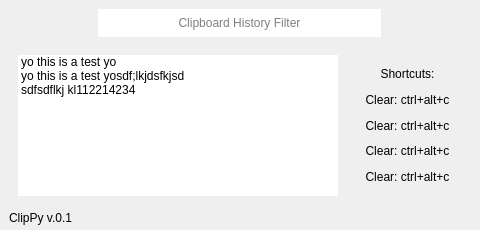
<?xml version="1.0" encoding="UTF-8"?>
<ui version="4.0">
 <class>MainWindow</class>
 <widget class="QMainWindow" name="MainWindow">
  <property name="geometry">
   <rect>
    <x>0</x>
    <y>0</y>
    <width>480</width>
    <height>230</height>
   </rect>
  </property>
  <property name="windowTitle">
   <string>MainWindow</string>
  </property>
  <widget class="QWidget" name="centralwidget">
   <property name="styleSheet">
    <string notr="true">border: none;</string>
   </property>
   <layout class="QVBoxLayout" name="verticalLayout">
    <property name="spacing">
     <number>0</number>
    </property>
    <property name="leftMargin">
     <number>0</number>
    </property>
    <property name="topMargin">
     <number>0</number>
    </property>
    <property name="rightMargin">
     <number>0</number>
    </property>
    <property name="bottomMargin">
     <number>0</number>
    </property>
    <item>
     <widget class="QFrame" name="mainFrame">
      <property name="styleSheet">
       <string notr="true">/*Globals*/
QLabel{
	color: grey;
}

QFrame{

}

/*Frames*/
#mainFrame{
	background-color:  #2F343F;
}

/*Objects*/
#searchBar{
	background-color: #262A32;
	border-radius: 5px;
	color:  #A0A0A0;
}

#settingsBtn{
	image: url(:/Icons/icons/icon_settings.png);
	background-color: transparent;
	border: none;
}

#clipsListWidget{
	background-color: transparent;
	color:  #A0A0A0;
}\




</string>
      </property>
      <property name="frameShape">
       <enum>QFrame::StyledPanel</enum>
      </property>
      <property name="frameShadow">
       <enum>QFrame::Raised</enum>
      </property>
      <layout class="QVBoxLayout" name="verticalLayout_2">
       <property name="spacing">
        <number>0</number>
       </property>
       <property name="topMargin">
        <number>0</number>
       </property>
       <property name="bottomMargin">
        <number>0</number>
       </property>
       <item>
        <widget class="QFrame" name="searchBarFrame">
         <property name="maximumSize">
          <size>
           <width>16777215</width>
           <height>50</height>
          </size>
         </property>
         <property name="styleSheet">
          <string notr="true"/>
         </property>
         <property name="frameShape">
          <enum>QFrame::StyledPanel</enum>
         </property>
         <property name="frameShadow">
          <enum>QFrame::Raised</enum>
         </property>
         <layout class="QHBoxLayout" name="horizontalLayout">
          <property name="spacing">
           <number>0</number>
          </property>
          <item>
           <widget class="QLineEdit" name="searchBar">
            <property name="minimumSize">
             <size>
              <width>283</width>
              <height>28</height>
             </size>
            </property>
            <property name="maximumSize">
             <size>
              <width>283</width>
              <height>28</height>
             </size>
            </property>
            <property name="styleSheet">
             <string notr="true"/>
            </property>
            <property name="alignment">
             <set>Qt::AlignCenter</set>
            </property>
            <property name="placeholderText">
             <string>Clipboard History Filter</string>
            </property>
           </widget>
          </item>
         </layout>
        </widget>
       </item>
       <item>
        <widget class="QFrame" name="displayFrame">
         <property name="frameShape">
          <enum>QFrame::StyledPanel</enum>
         </property>
         <property name="frameShadow">
          <enum>QFrame::Raised</enum>
         </property>
         <layout class="QHBoxLayout" name="horizontalLayout_3">
          <item>
           <widget class="QListWidget" name="clipsListWidget">
            <property name="maximumSize">
             <size>
              <width>320</width>
              <height>16777215</height>
             </size>
            </property>
            <property name="styleSheet">
             <string notr="true">QListWidget{

border-right:  1px solid 4F576C;
}

QListWidget::item:selected {
background-color:  #495366;
}</string>
            </property>
            <item>
             <property name="text">
              <string>yo this is a test yo</string>
             </property>
            </item>
            <item>
             <property name="text">
              <string>yo this is a test yosdf;lkjdsfkjsd</string>
             </property>
            </item>
            <item>
             <property name="text">
              <string>sdfsdflkj kl112214234</string>
             </property>
            </item>
           </widget>
          </item>
          <item>
           <widget class="Line" name="verticalSeparator">
            <property name="styleSheet">
             <string notr="true"/>
            </property>
            <property name="orientation">
             <enum>Qt::Vertical</enum>
            </property>
           </widget>
          </item>
          <item>
           <widget class="QFrame" name="shortcutsFrame">
            <property name="styleSheet">
             <string notr="true"/>
            </property>
            <property name="frameShape">
             <enum>QFrame::StyledPanel</enum>
            </property>
            <property name="frameShadow">
             <enum>QFrame::Raised</enum>
            </property>
            <layout class="QVBoxLayout" name="verticalLayout_3">
             <item>
              <widget class="QLabel" name="shortcutTitleLabel">
               <property name="text">
                <string>Shortcuts:</string>
               </property>
               <property name="alignment">
                <set>Qt::AlignCenter</set>
               </property>
              </widget>
             </item>
             <item>
              <widget class="QLabel" name="shortcutLabel1">
               <property name="text">
                <string>Clear: ctrl+alt+c</string>
               </property>
               <property name="alignment">
                <set>Qt::AlignCenter</set>
               </property>
              </widget>
             </item>
             <item>
              <widget class="QLabel" name="shortcutLabel2">
               <property name="text">
                <string>Clear: ctrl+alt+c</string>
               </property>
               <property name="alignment">
                <set>Qt::AlignCenter</set>
               </property>
              </widget>
             </item>
             <item>
              <widget class="QLabel" name="shortcutLabel3">
               <property name="text">
                <string>Clear: ctrl+alt+c</string>
               </property>
               <property name="alignment">
                <set>Qt::AlignCenter</set>
               </property>
              </widget>
             </item>
             <item>
              <widget class="QLabel" name="shortcutLabel4">
               <property name="text">
                <string>Clear: ctrl+alt+c</string>
               </property>
               <property name="alignment">
                <set>Qt::AlignCenter</set>
               </property>
              </widget>
             </item>
            </layout>
           </widget>
          </item>
         </layout>
        </widget>
       </item>
       <item>
        <widget class="QFrame" name="bottomFrame">
         <property name="minimumSize">
          <size>
           <width>25</width>
           <height>25</height>
          </size>
         </property>
         <property name="maximumSize">
          <size>
           <width>1000000</width>
           <height>25</height>
          </size>
         </property>
         <property name="styleSheet">
          <string notr="true"/>
         </property>
         <property name="frameShape">
          <enum>QFrame::StyledPanel</enum>
         </property>
         <property name="frameShadow">
          <enum>QFrame::Raised</enum>
         </property>
         <layout class="QHBoxLayout" name="horizontalLayout_2">
          <property name="leftMargin">
           <number>0</number>
          </property>
          <property name="topMargin">
           <number>0</number>
          </property>
          <property name="rightMargin">
           <number>0</number>
          </property>
          <property name="bottomMargin">
           <number>0</number>
          </property>
          <item>
           <widget class="QLabel" name="statusLabel">
            <property name="styleSheet">
             <string notr="true">border: none;</string>
            </property>
            <property name="text">
             <string>ClipPy v.0.1</string>
            </property>
           </widget>
          </item>
          <item>
           <widget class="QPushButton" name="settingsBtn">
            <property name="minimumSize">
             <size>
              <width>20</width>
              <height>20</height>
             </size>
            </property>
            <property name="maximumSize">
             <size>
              <width>20</width>
              <height>20</height>
             </size>
            </property>
            <property name="cursor">
             <cursorShape>PointingHandCursor</cursorShape>
            </property>
            <property name="text">
             <string/>
            </property>
           </widget>
          </item>
         </layout>
        </widget>
       </item>
      </layout>
     </widget>
    </item>
   </layout>
  </widget>
 </widget>
 <resources>
  <include location="../res.qrc"/>
 </resources>
 <connections/>
</ui>
